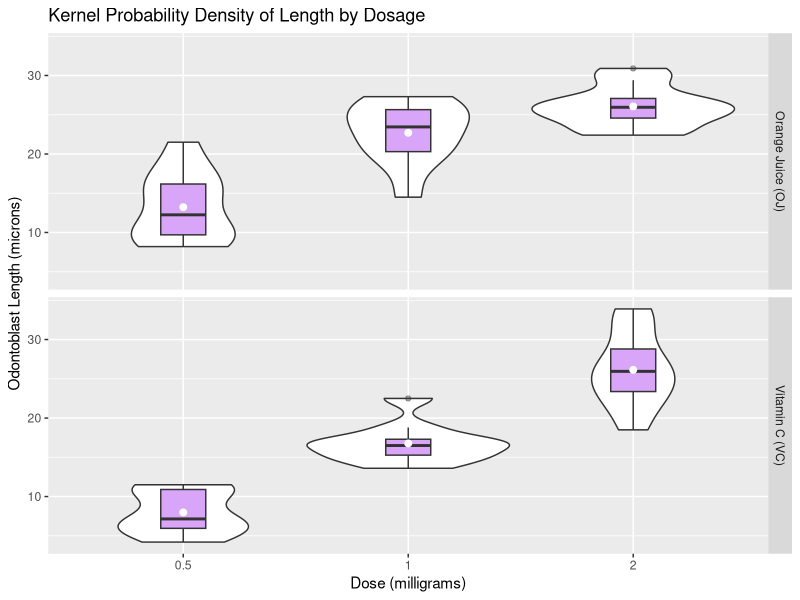

Source code (R):
## ---- chunk 1
require(datasets)
require(knitr, quietly = TRUE)
require(ggplot2, quietly = TRUE)
knitr::opts_chunk$set(echo = FALSE, cache = TRUE, cache.path = "cache/", fig.path = "figure/", fig.align="center")
## ---- chunk 2
# for convenience save ToothGrowth into data frame tg
tg <- data.frame(ToothGrowth)
tg$dose <- factor(tg$dose)
str(tg)
table(tg[tg$supp == "OJ", c("dose")])
table(tg[tg$supp == "VC", c("dose")])
range(tg$len)
## ---- chunk 3
levels(tg$supp)[levels(tg$supp) == "OJ"] <- "Orange Juice (OJ)"
levels(tg$supp)[levels(tg$supp) == "VC"] <- "Vitamin C (VC)"
ggplot(tg, aes(x = dose, y = len)) +
    geom_violin() +
    geom_boxplot(width = 0.2, fill = "purple", alpha = 0.4) +
    stat_summary(fun.y = mean, geom = "point", colour = "white", shape = 19, size = 2) +
    facet_grid(supp ~ .) +
    labs(x = "Dose (milligrams)", y = "Odontoblast Length (microns)") +
    ggtitle("Kernel Probability Density of Length by Dosage")
## ---- chunk 4
by(tg, tg$dose, function (x) t.test(len ~ supp, x)[c("conf.int", "p.value")])
